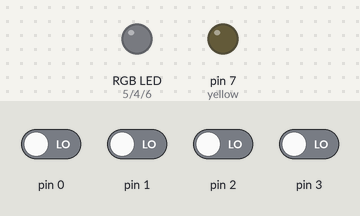
The sketch below on a simulated Arduino Leonardo, built with avr-gcc and run on an emulated ATmega32U4. On the bench: an RGB LED mixed from three pins (HIGH = lit), output pins drawn as LEDs (lit = HIGH). Dashed ring = blinking. The test bench sets the inputs (shaded band); at power-on: pin 0–3 LOW.

Above: at 1.2 s.
1.3 s: pin 0 driven HIGH
At 1.5 s:
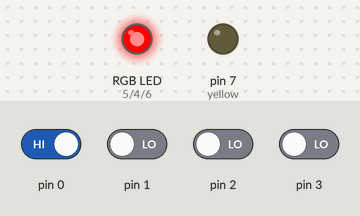
4.3 s: pin 1 driven HIGH
At 4.4 s:
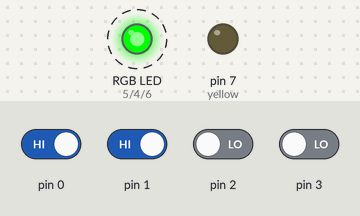
7.3 s: pin 2 driven HIGH
At 7.4 s:
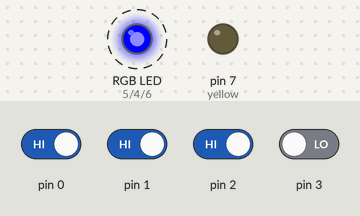
10.3 s: pin 3 driven HIGH
At 10.6 s:
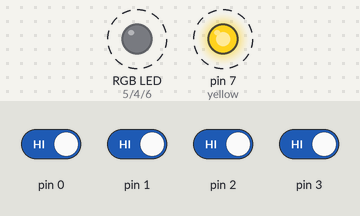
13.3 s: pin 3 driven LOW
At 13.6 s:
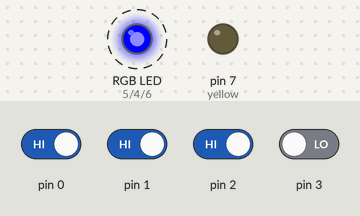
16.3 s: pin 0 driven LOW
At 16.4 s:
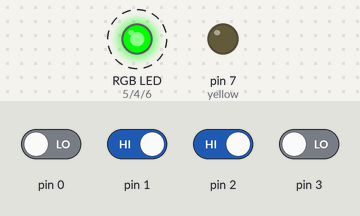
Timing chart, 0 to 20.3 s (numbered marks = the images above; inputs shaded):
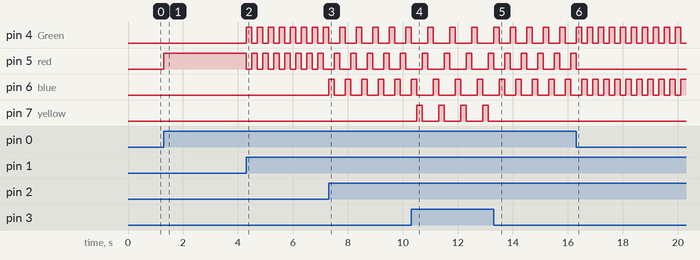

The sketch:

RGBY_4Button.ino
```cpp
#include <Keyboard.h>
//
void setup() {
  // put your setup code here, to run once:
  //Initialize pins as input
  pinMode(0, INPUT);
  pinMode(1, INPUT);
  pinMode(2, INPUT);
  pinMode(3, INPUT);
  //Output pins for the LEDs
  pinMode(4, OUTPUT); //Green
  pinMode(5, OUTPUT); //red
  pinMode(6, OUTPUT); //blue
  pinMode(7, OUTPUT); //yellow
}

void loop() {
  if(digitalRead(0)){
    Keyboard.press('r');
    Keyboard.release('r');
    digitalWrite(5, HIGH);
    delay(200);
    digitalWrite(5, LOW);
  }
  if(digitalRead(1)){
    Keyboard.press('g');
    Keyboard.release('g');
    digitalWrite(4, HIGH);
    delay(200);
    digitalWrite(4, LOW);
  }
  if(digitalRead(2)){
    Keyboard.press('b');
    Keyboard.release('b');
    digitalWrite(6, HIGH);
    delay(200);
    digitalWrite(6, LOW);
  }
  if(digitalRead(3)){
    Keyboard.press('y');
    Keyboard.release('y');
    digitalWrite(7, HIGH);
    delay(200);
    digitalWrite(7, LOW);
  }
}
```

Measured:
- after the input at 1.3 s, pin 5 (red): LOW → HIGH at once
- after the input at 4.3 s, pin 4 (Green), pin 5 (red): alternates HIGH for 0.20 s and LOW for 0.20 s, starting at once
- after the input at 7.3 s, pin 4 (Green): alternates HIGH for 0.20 s and LOW for 0.40 s, starting after 0.40 s; pin 5 (red): alternates HIGH for 0.20 s and LOW for 0.40 s, starting after 0.20 s; pin 6 (blue): alternates HIGH for 0.20 s and LOW for 0.40 s, starting at once
- after the input at 10.3 s, pin 4 (Green): alternates HIGH for 0.20 s and LOW for 0.60 s, starting after 0.61 s; pin 5 (red): alternates HIGH for 0.20 s and LOW for 0.60 s, starting after 0.41 s
- after the input at 13.3 s, pin 7 (yellow): stops changing and stays LOW
- after the input at 16.3 s, pin 4 (Green): alternates HIGH for 0.20 s and LOW for 0.20 s, starting after 0.41 s; pin 5 (red): goes on until 16.3 s, then stays LOW; pin 6 (blue): alternates HIGH for 0.20 s and LOW for 0.20 s, starting after 0.61 s
